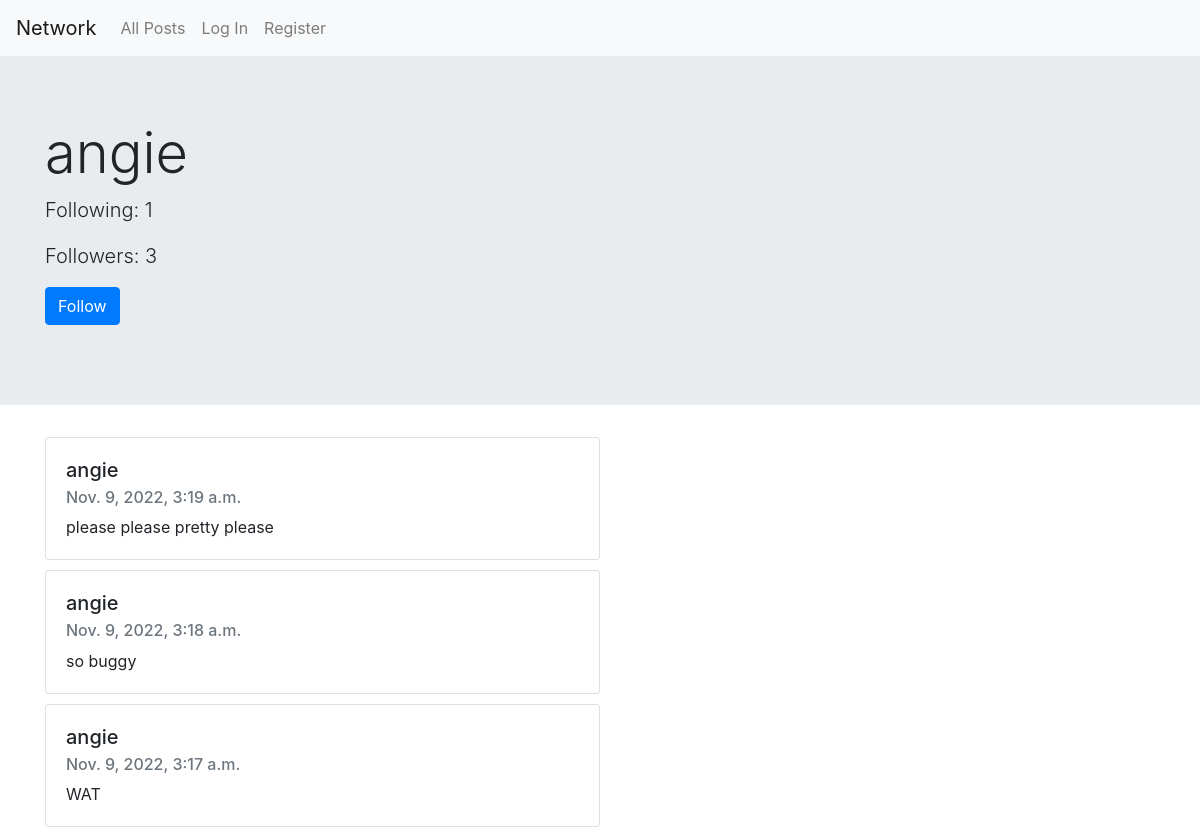
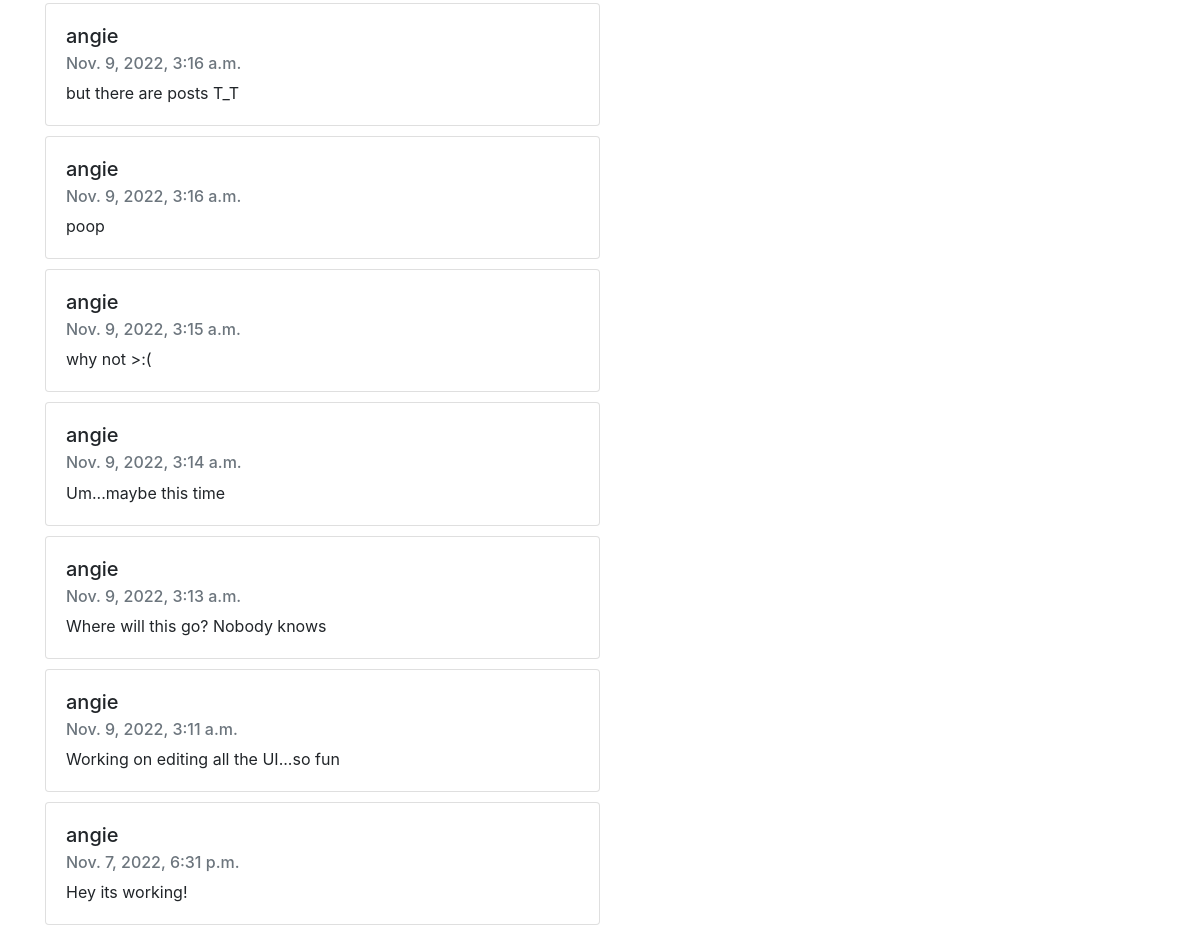
Screenshot of /profile/angie with the database file from the repository (2 pictures, top to bottom).
### network/models.py (models this page shows, shortened)
class User(AbstractUser):
    pass

class Post(models.Model):
    user = models.ForeignKey(User, on_delete=models.CASCADE, related_name='author')
    content = models.CharField(max_length=250)
    timestamp = models.DateTimeField(auto_now_add=True)
    liked = models.ManyToManyField(User, default=None, blank=True, related_name='likes')

### network/views.py (the view, shortened to what this page needs)
# urls.py: path("profile/<str:username>", views.profile, name="profile"),
def profile(request,username):
    if request.method == 'GET':
        current_user = request.user
        user_data = get_object_or_404(User,username=username)
        posts = Post.objects.filter(user=user_data).order_by('id').reverse()
        follower = Profile.objects.filter(user=user_data)
        following = Profile.objects.filter(follower=user_data)
        paginator = Paginator(posts, 10)
        page_number = request.GET.get('page')
        page_obj = paginator.get_page(page_number)
        return render(request, "network/profile.html",{
            "posts": posts,
            "user_data": user_data,
            "totalFollowers": len(follower),
            "totalFollowing": len(following),
            "page_obj": page_obj
        })

### network/templates/network/profile.html (shortened to what this page needs)
{% extends "network/layout.html" %}
{% block body %}
<div class="jumbotron jumbotron-fluid">
    <div class="container">
        <h1 class="display-4">{{ user_data.username }}</h1>
        <p class="lead">Following: {{ totalFollowing }}</p>
        <p class="lead">Followers: {{ totalFollowers }}</p>
    {% if user_data.username != user.username %}
    {% if not followingUser %}
    <p class="lead">
    <form method="post" action="{% url 'profile' username=user_data.username %}">
        <button role ="button" class='btn btn-primary' type="submit">Follow</button>
    </form></p>
    {% elif followingUser %}
    <p class="lead">
    <form method="post" action="{% url 'profile' username=user_data.username %}">
        {% csrf_token %}
        <button class="btn btn-secondary" type="submit">Unfollow</button>
    </form></p>
    {% endif %}
    {% endif %}
    </div>
</div>
{% for post in page_obj %}
<div class="container">
    <div class="card" style="width:50%">
        <div class="card-body">
            <h5 class="card-title">{{ post.user }}</h5>
            <h6 class="card-subtitle mb-2 text-muted">{{ post.timestamp }}</h6>
            <div class="card-text">{{ post.content }}</div>
        </div>
    </div>
</div>
{% endfor %}
{% endblock %}

### network/static/network/styles.css (style rules this page uses)
.card { margin-top: 10px; }

### rows the page displays
User: username "angie"
Post: user "angie", timestamp "Nov. 9, 2022, 3:19 a.m.", content "please please pretty please"
Post: user "angie", timestamp "Nov. 9, 2022, 3:18 a.m.", content "so buggy"
Post: user "angie", timestamp "Nov. 9, 2022, 3:17 a.m.", content "WAT"
Post: user "angie", timestamp "Nov. 9, 2022, 3:16 a.m.", content "but there are posts T_T"
Post: user "angie", timestamp "Nov. 9, 2022, 3:16 a.m.", content "poop"
Post: user "angie", timestamp "Nov. 9, 2022, 3:15 a.m.", content "why not >:("
Post: user "angie", timestamp "Nov. 9, 2022, 3:14 a.m.", content "Um...maybe this time"
Post: user "angie", timestamp "Nov. 9, 2022, 3:13 a.m.", content "Where will this go? Nobody knows"
Post: user "angie", timestamp "Nov. 9, 2022, 3:11 a.m.", content "Working on editing all the UI...so fun"
Post: user "angie", timestamp "Nov. 7, 2022, 6:31 p.m.", content "Hey its working!"

### other values shown
{{ totalFollowing }} "1"
{{ totalFollowers }} "3"
